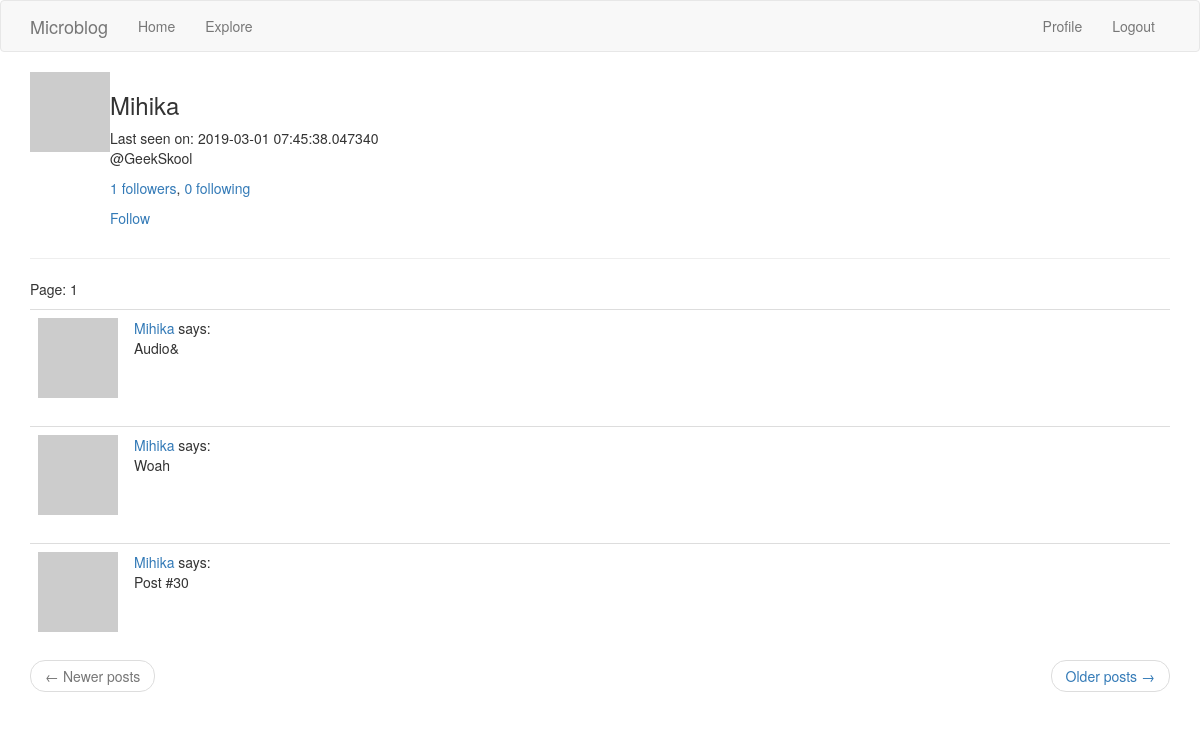
Page /user/Mihika (signed in) on the committed database.
### app/models.py (models this page shows, shortened)
class User(UserMixin, db.Model):
	id = db.Column(db.Integer, primary_key=True)
	username = db.Column(db.String(64), unique=True, index=True)
	email = db.Column(db.String(128), unique=True, index=True)
	password = db.Column(db.String(64), unique=True, index=True)
	about_me = db.Column(db.String(140))
	last_seen = db.Column(db.DateTime, default=datetime.utcnow)
	posts = db.relationship('Post', backref='author', lazy='dynamic')
	followed = db.relationship('User', secondary=followers, primaryjoin=(followers.c.follower_id == id), secondaryjoin=(
		followers.c.followed_id == id), backref=db.backref('followers', lazy='dynamic'), lazy='dynamic')
	def avatar(self, size):
		x = "hey8989"+self.email
		digest = md5(x.lower().encode('utf-8')).hexdigest()
		return 'https://www.gravatar.com/avatar/{}?d=identicon&s={}'.format(digest, size)
	def is_following(self, user):
		return self.followed.filter(followers.c.followed_id == user.id).count() > 0

class Post(db.Model):
	id = db.Column(db.Integer, primary_key=True)
	body = db.Column(db.String(140))
	timestamp = db.Column(db.DateTime, index=True, default=datetime.utcnow)
	user_id = db.Column(db.Integer, db.ForeignKey('user.id'))

### app/routes.py (the view)
@app.route('/user/<username>')
@login_required
def user(username):
	user = User.query.filter_by(username=username).first_or_404()
	page = request.args.get('page', 1, type=int)
	posts = user.posts.order_by(Post.timestamp.desc()).paginate(page, app.config['POSTS_PER_PAGE'], False)
	prev_url = url_for('user', username=user.username, page=posts.prev_num) if posts.has_prev else None
	next_url = url_for('user', username=user.username, page=posts.next_num) if posts.has_next else None
	return render_template('user.html', title="title", user=user, posts=posts.items, prev_url=prev_url, next_url=next_url, page=page)

### app/models.py (called while the page is built)
@login.user_loader
def load_user(id):
	return User.query.get(int(id))

### app/routes.py (called while the page is built)
@app.before_request
def before_request():
	if current_user.is_authenticated:
		current_user.last_seen = datetime.utcnow()
		db.session.commit()

### app/templates/user.html
{% extends "base.html" %}
{% block app_content %}
    <table>
         <tr valign="top">
            <td> <img src = "{{ user.avatar(128) }}"> </td>
            <td>
                <h3>{{ user.username }}</h3>
                {% if user.last_seen %}
                    Last seen on: {{ user.last_seen }}
                {% endif %}
                {% if user.about_me %}
                    <p>{{ user.about_me }}</p>
                {% endif %}
                <p>
                    <a href = "{{ url_for('followers', username=user.username) }}">{{ user.followers.count() }} followers</a>,
                    <a href = "{{ url_for('following', username=user.username) }}">{{ user.followed.count() }} following </a>
                </p>
                {% if user == current_user %}
                    <p><a href = "{{ url_for('edit_profile') }}">Edit your profile</a></p>
                {% elif not current_user.is_following(user) %}
                    <p><a href = "{{ url_for('follow', username=user.username) }}">Follow</a></p>
                {% else %}
                    <p><a href = "{{ url_for('unfollow', username=user.username) }}">Unfollow</a></p>
                {% endif %}
            </td>
        </tr>
    </table>
    <hr>
    <p>Page: {{ page }}</p>
    {% for post in posts %}
        {% include '_post.html' %}
    {% endfor %}
    <nav aria-label="...">
        <ul class="pager">
            <li class="previous{% if not prev_url %} disabled{% endif %}">
                <a href="{{ prev_url or '#' }}">
                    <span aria-hidden="true">&larr;</span> Newer posts
                </a>
            </li>
            <li class="next{% if not next_url %} disabled{% endif %}">
                <a href="{{ next_url or '#' }}">
                    Older posts <span aria-hidden="true">&rarr;</span>
                </a>
            </li>
        </ul>
    </nav>
{% endblock %}

### app/templates/_post.html
 <table class="table table-hover">
        <tr>
            <td width="70px">
                <a href="{{ url_for('user', username=post.author.username) }}">
                    <img src="{{ post.author.avatar(70) }}" />
                </a>
            </td>
            <td>
                <a href="{{ url_for('user', username=post.author.username) }}">
                    {{ post.author.username }}
                </a>
                says:
                <br>
                {{ post.body }}
            </td>
        </tr>
    </table>

### rows in the picture
User: username "Mihika", last_seen "2019-03-01 07:45:38.047340", about_me "@GeekSkool"
Post: author.username "Mihika", body "Audio&"
Post: author.username "Mihika", body "Woah"
Post: author.username "Mihika", body "Post #30"

### other values in the picture
{{ user.followers.count() }} "1"
{{ user.followed.count() }} "0"
{{ page }} "1"
